Frame 1 (no input): blank canvas, image omitted
Frame 60 (the mouse pressed at the canvas centre just before this capture): blank canvas, image omitted
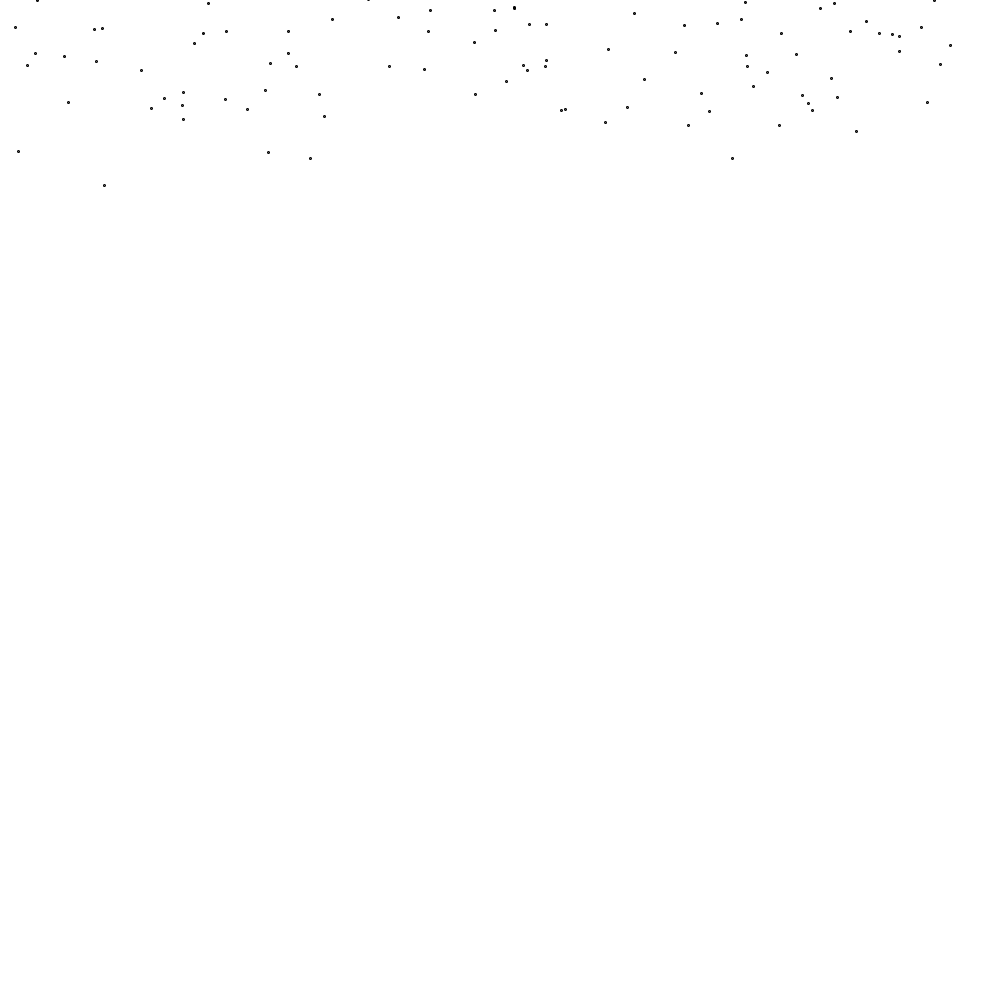
Frame 120 (the mouse held since frame 60 and released just before this capture)

The Processing sketch whose frames 1 and 60 were blank and that drew this single picture after the mouse press (run headless with seeded random() and noise(); from frame 60 on, the mouse is pressed at the canvas centre):

// Processing sketch: Snow
// ── Snow.pde
import java.util.Iterator;

ParticleSystem system;

// alot of reference and use of processing force example
//https://processing.org/examples/smokeparticlesystem.html
void setup()
{
  //background(255);
  size(1000, 1000);  
  system = new ParticleSystem();
}

void draw()
{
  background(255);
  
  PVector wind = new PVector(-0.01, 0);
  system.applyForce(wind);
  system.run();
  system.add();
}

class Particle
{
  PVector pos;
  PVector vel;
  PVector acc;
  int lifespan;
  int startingLifespan; // Use to properly fade particle
  // TODO: add mass
  // TODO: random wind direction change
  
  Particle(PVector p)
  {
    // Bit of random initial velocity (I really like this effect)
    float vx = randomGaussian()*0.3;
    float vy = randomGaussian()*0.3 - 1.0;
    vel = new PVector(vx, vy);
    
    pos = p;
    acc = new PVector(0, 0);
    lifespan = (int) random(250, 300);
    startingLifespan = lifespan;
  }
  
  void applyForce(PVector force) 
  {
    acc.add(force);  
  }
  
  boolean isDead()
  {
    if (lifespan <= 0) {
      return true;  
    } else {
      return false;
    }
  }
  
  void update()
  {
    vel.add(acc);
    pos.add(vel);
    acc.mult(0);
    
    lifespan--;
  }
  
  void draw()
  {
    fill(0, map(lifespan, 0, startingLifespan, 0, 255));
    ellipse(pos.x, pos.y, 2, 2);
  }
  
}

class ParticleSystem
{
  ArrayList<Particle> particles = new ArrayList<Particle>();
  
  ParticleSystem()
  {
    for (int i = 0; i < 50; i++) {
      particles.add(new Particle(new PVector(random(width), 0)));  
    }
  }
  
  void run()
  {
    Iterator<Particle> i = particles.iterator();
    while(i.hasNext()) {
      Particle p = i.next();
      
      p.applyForce(new PVector(0, 0.03));
      p.update();
      p.draw();
      
      if (p.isDead()) {
        i.remove();
      }
    }
  }
  
  void applyForce(PVector f)
  {
    for (Particle p : particles) {
      p.applyForce(f);
    }
  }
  
  void add()
  {
    if (particles.size() > 400) {
      return;  
    }
    particles.add(new Particle(new PVector(random(width), 0)));
  }
}
